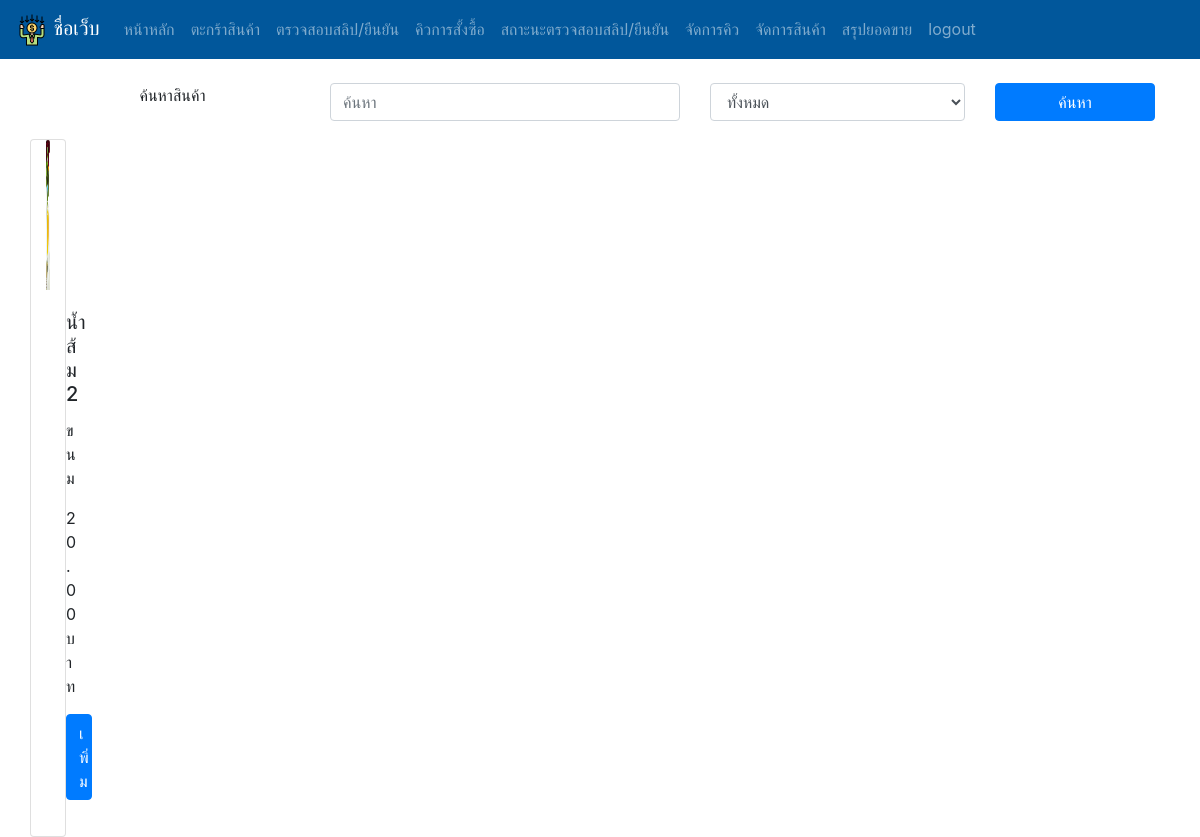
The app's page / (signed in) with its own data.
### main/models.py (models this page shows, shortened)
class Product(models.Model):
    type = models.ForeignKey(Type, on_delete=models.PROTECT,null=True)
    name = models.CharField(max_length=255)
    price = models.FloatField()
    stock = models.IntegerField()
    picture = models.ImageField(upload_to='product_pic',null=True,blank=True)

class Type(models.Model):
    type_name = models.CharField(max_length=255)

### main/views.py (the view)
# urls.py: path('',views.index,name='index'),
@login_required
def index(request):
    product = Product.objects.all()
    type = Type.objects.all()
    search = request.GET.get('search','')
    searchtype = request.GET.get('sel','')
    if search:
        product = product.filter(name__icontains=search)
    if searchtype > '0':
        product = product.filter(type_id=searchtype)
    context = {
        'product':product,
        'type':type,
    }
    return render(request, 'main/index.html', context=context)

### main/templates/main/index.html (shortened to what this page needs)
{% extends 'basesell.html' %}
{% block content %}
    <form method="GET" action="{% url 'index' %}">
        <div class="row">
            <div class="col-sm-3">
                <p class="text-center">ค้นหาสินค้า</p>
            </div>
            <div class="col-sm-4">
                <input type="text" name="search" id="search" value="{{search}}" placeholder="ค้นหา"
                      class="form-control col">
            </div>
            <div class="col-sm-3">
                <select name="sel" id="{{sel}}" class="form-control col">
                    <option value="0">ทั้งหมด</option>
                </select>
            </div>
            <div class="col">
                <button type="submit" class="btn btn-primary col">ค้นหา</button>
            </div>
        </div>
    </form>
    <div class="card-group">
        <div class="row">
        {% for p in product %}
            {% if p.stock > 0 and p.type.id == 2%}
            <div class="card col-3">
                <img class="card-img-top" src="{{ p.picture.url }}" alt="" width='100%' height='150px'>
                <div class="card-body">
                    <h5 class="card-title">{{ p.name }}</h5>
                    <p class="card-text">{{ p.type.type_name }}</p>
                    <p class="card-text">{{ p.price|stringformat:".2f" }} บาท</p>
                    <a href="#"><p class="card-text">
                        <div class="btn btn-primary col">เพิ่ม</div>
                    </p></a>
                </div>
            </div>
            {% endif %}
        {% endfor %}
        </div>
    </div>
{% endblock %}

### records on screen
Product: picture (picture), name "น้ำส้ม2", type.type_name "ขนม", price "20.00"
